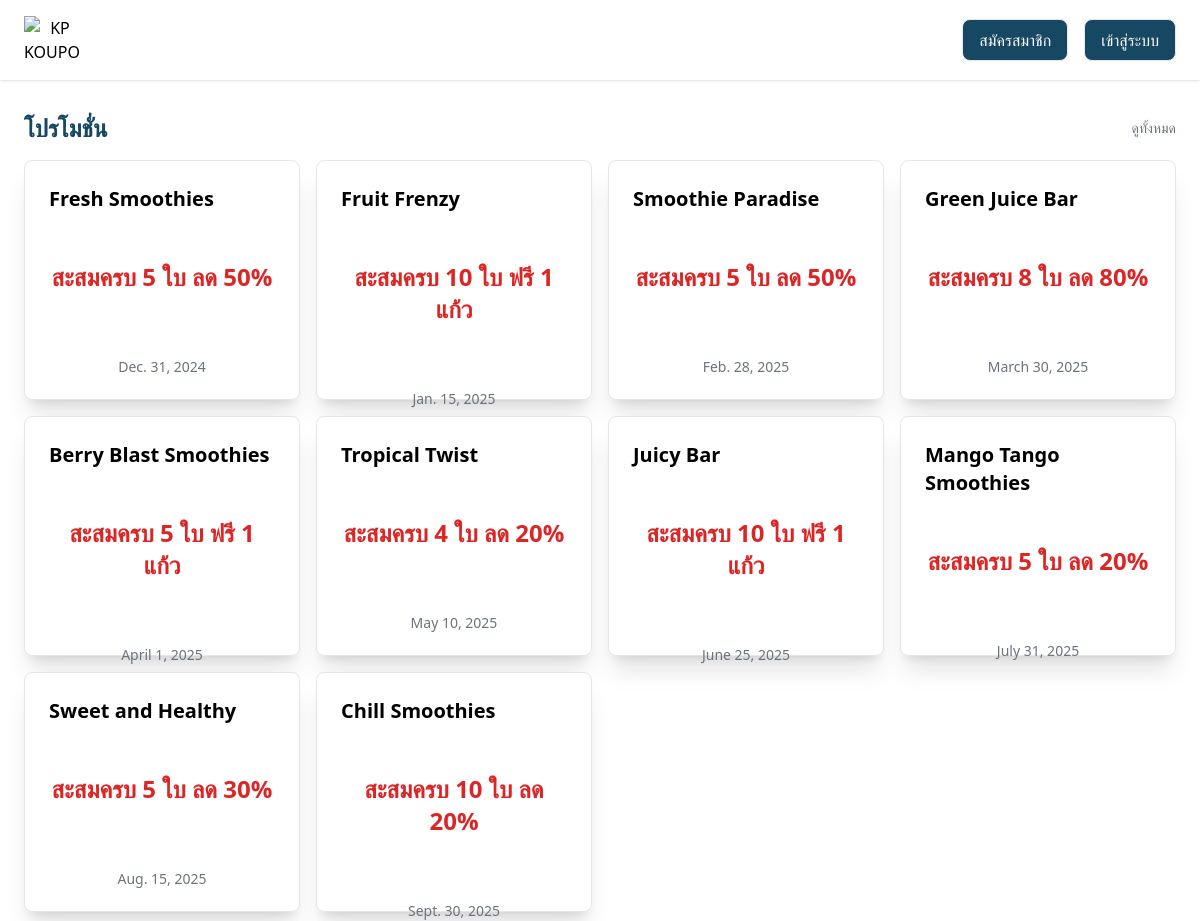
The page / on the database its author committed.
### Kouponapp/models.py (models this page shows, shortened)
class Promotion(models.Model):
    store_name = models.CharField(max_length=255)
    collection_number = models.CharField(max_length=50)
    cup_size = models.CharField(max_length=50)
    discount = models.CharField(max_length=50)
    coupon_name = models.CharField(max_length=255)
    expiration_date = models.DateField(null=True, blank=True)  # อนุญาตให้ NULL ได้

### Kouponapp/views.py (the view)
# urls.py: path("", views.promotions_view, name="koupon"),
def promotions_view(request):
    data = Promotion.objects.all()
    return render(request, 'home.html', {'data':data})

### templates/home.html (shortened to what this page needs)
<!DOCTYPE html>
<html lang="th">
<head>
    <script src="https://cdn.tailwindcss.com"></script>
</head>
<body class="bg-white font-sans">
    <header class="flex justify-between items-center px-6 py-4 shadow">
        <div class="text-center">
            <img src="https://raw.githubusercontent.com/yaneekumsudsang/logo/refs/heads/main/logo.png" alt="KP KOUPON" class="mx-auto w-14">
        </div>
        <div class="flex space-x-4">
            <button class="px-4 py-2 bg-[#164863] border text-white rounded-lg hover:bg-[#DDF2FD] hover:text-[#164863]">สมัครสมาชิก</button>
            <button class="px-4 py-2 bg-[#164863] border text-white rounded-lg hover:bg-[#DDF2FD] hover:text-[#164863]">เข้าสู่ระบบ</button>
        </div>
    </header>
    <section class="mt-8 px-6">
        <div class="flex justify-between items-center">
            <h2 class="text-2xl font-bold text-[#164863]">โปรโมชั่น</h2>
            <a href="#" class="text-sm text-gray-500">ดูทั้งหมด</a>
        </div>
        <div class="grid grid-cols-4 gap-4 mt-4">
            {% for i in data %}
            <div class="bg-white p-6 rounded-lg text-center shadow-xl border h-60 ">
                <h3 class="text-black text-left text-xl font-bold ">{{ i.store_name }}</h3>
                <p class="text-2xl text-red-600 font-bold mt-12">{{ i.coupon_name }}</p>
                <p class="text-sm text-gray-500 mt-16">{{ i.expiration_date }}</p>
            </div>
            {% endfor %}
        </div>
    </section>
</body>
</html>

### rows shown on the page
Promotion: store_name "Fresh Smoothies", coupon_name "สะสมครบ 5 ใบ ลด 50%", expiration_date "Dec. 31, 2024"
Promotion: store_name "Fruit Frenzy", coupon_name "สะสมครบ 10 ใบ ฟรี 1 แก้ว", expiration_date "Jan. 15, 2025"
Promotion: store_name "Smoothie Paradise", coupon_name "สะสมครบ 5 ใบ ลด 50%", expiration_date "Feb. 28, 2025"
Promotion: store_name "Green Juice Bar", coupon_name "สะสมครบ 8 ใบ ลด 80%", expiration_date "March 30, 2025"
Promotion: store_name "Berry Blast Smoothies", coupon_name "สะสมครบ 5 ใบ ฟรี 1 แก้ว", expiration_date "April 1, 2025"
Promotion: store_name "Tropical Twist", coupon_name "สะสมครบ 4 ใบ ลด 20%", expiration_date "May 10, 2025"
Promotion: store_name "Juicy Bar", coupon_name "สะสมครบ 10 ใบ ฟรี 1 แก้ว", expiration_date "June 25, 2025"
Promotion: store_name "Mango Tango Smoothies", coupon_name "สะสมครบ 5 ใบ ลด 20%", expiration_date "July 31, 2025"
Promotion: store_name "Sweet and Healthy", coupon_name "สะสมครบ 5 ใบ ลด 30%", expiration_date "Aug. 15, 2025"
Promotion: store_name "Chill Smoothies", coupon_name "สะสมครบ 10 ใบ ลด 20%", expiration_date "Sept. 30, 2025"
